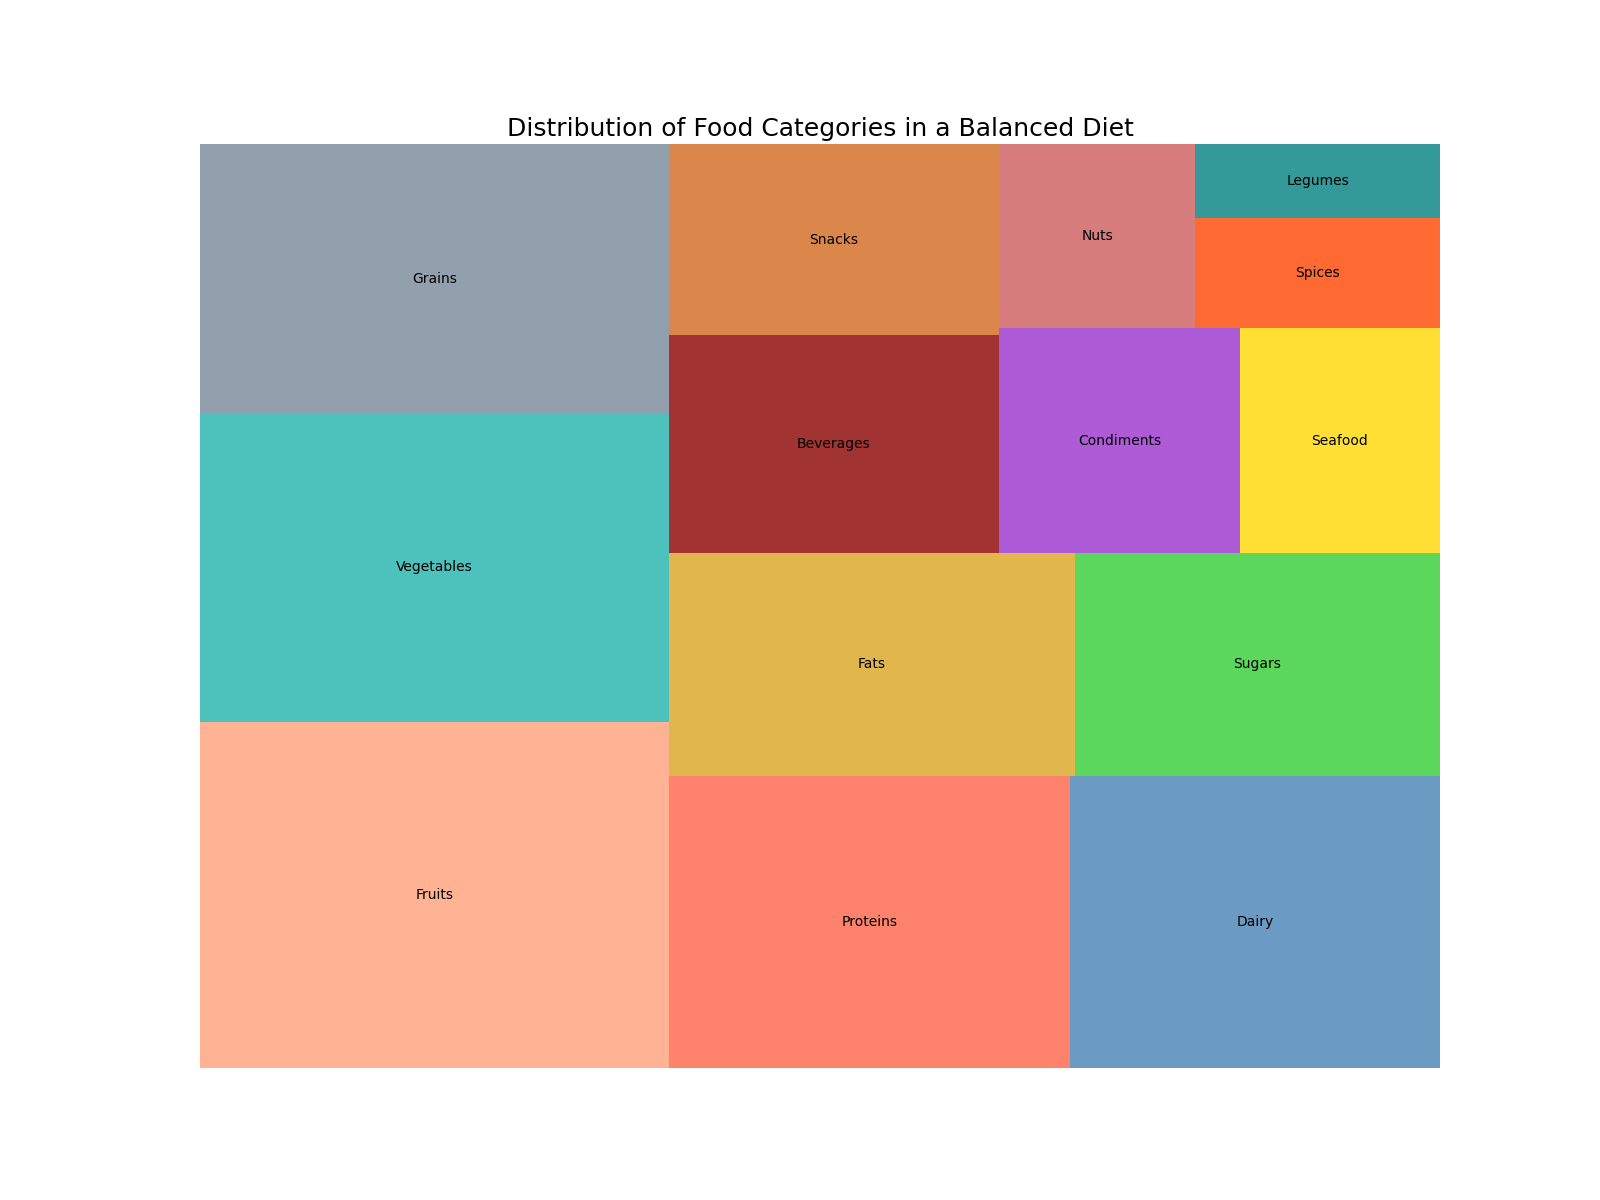

The Python source for this figure:

import matplotlib.pyplot as plt
import squarify

labels = [
    'Fruits', 'Vegetables', 'Grains', 'Proteins', 
    'Dairy', 'Fats', 'Sugars', 'Beverages', 
    'Snacks', 'Condiments', 'Seafood', 'Nuts', 
    'Spices', 'Legumes'
]
sizes = [18, 16, 14, 13, 12, 10, 9, 8, 7, 6, 5, 4, 3, 2]
colors = [
    '#FFA07A', '#20B2AA', '#778899', '#FF6347', 
    '#4682B4', '#DAA520', '#32CD32', '#8B0000', 
    '#D2691E', '#9932CC', '#FFD700', '#CD5C5C', 
    '#FF4500', '#008080'
]

plt.figure(figsize=(16, 12))

squarify.plot(sizes=sizes, label=labels, color=colors, alpha=0.8)

plt.title('Distribution of Food Categories in a Balanced Diet', fontsize=18)

plt.axis('off')

plt.show()
